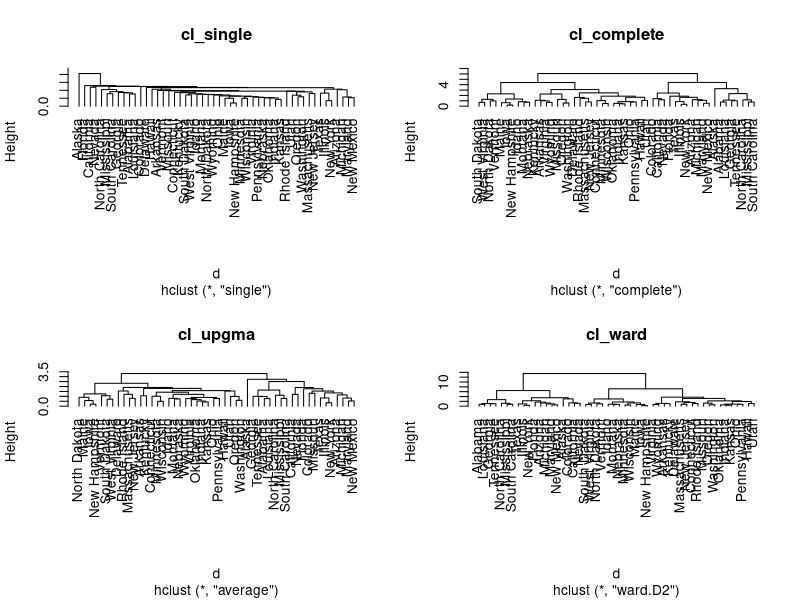

The R source for this figure: (Note: this script raises an error after producing the figure.)
#ejercicio 4
#ejemplo de remuestreo en cluster
library(cluster)
library(gclus)
library(pvclust)
library(sf)
library(tidyverse)
#ejecutar funciones.R
mydata_3 <- scale(USArrests) 
d <-dist(mydata_3)
lista_cl <- list(
  cl_single = hclust(d, method = 'single'),
  cl_complete = hclust(d, method = 'complete'),
  cl_upgma = hclust(d, method = 'average'),
  cl_ward = hclust(d, method = 'ward.D2')
)

par(mfrow = c(2,2))
invisible(map(names(lista_cl), function(x) plot(lista_cl[[x]], main = x, hang = -1)))
par(mfrow = c(1,1))
#ver metodo idoneo
map_df(lista_cl, function(x) {
  coph_d <- cophenetic(x)
  corr <- cor(d, coph_d)
  return(corr)
})
#ver numero de cluster idoneos
anch_sil_upgma <- calcular_anchuras_siluetas(
  mc_orig = mydata_3, 
  distancias = d, 
  cluster = lista_cl$cl_upgma)
anch_sil_upgma

#reordenar para que los grupos similares queden cercanos
u_dend_reord <- reorder.hclust(lista_cl$cl_upgma, d)
plot(u_dend_reord, hang = -1)
rect.hclust(
  tree = u_dend_reord,
  k = anch_sil_upgma$n_grupos_optimo)

#evaluacion mediante remuestreo por boostrap
cl_pvclust_upgma <-
  pvclust(t(mydata_3),
          method.hclust = "average",
          method.dist = "euc",
          nboot=999,
          iseed = 91, # Resultado reproducible
          parallel = TRUE,
          weight=FALSE)

# Añadir los valores de p
plot(cl_pvclust_upgma, hang = -1)
# Añadir rectángulos a los grupos significativos
lines(cl_pvclust_upgma)
pvrect(cl_pvclust_upgma, alpha = 0.95, border = 4)

#Ejercicio permutacion 
# Cut dendrogram to obtain clusters
clusters <- cutree(lista_cl$cl_upgma, k = 6)

# Calculate silhouette for observed clustering
sil <- silhouette(clusters, d)

# Extract average silhouette width for observed clustering
sil_width_observed <- mean(sil[, "sil_width"])

# Permutation testing
num_permutations <- 999
sil_width_permuted <- replicate(num_permutations, {
  clusters_permuted <- sample(clusters)
  sil_permuted <- silhouette(clusters_permuted, d)
  mean(sil_permuted[, "sil_width"])
})
p_value <- mean(sil_width_permuted >= sil_width_observed/num_permutations)
if (p_value < 0.05) {
  print("Clustering is significant")
} else {
  print("Clustering is not significant")
}
